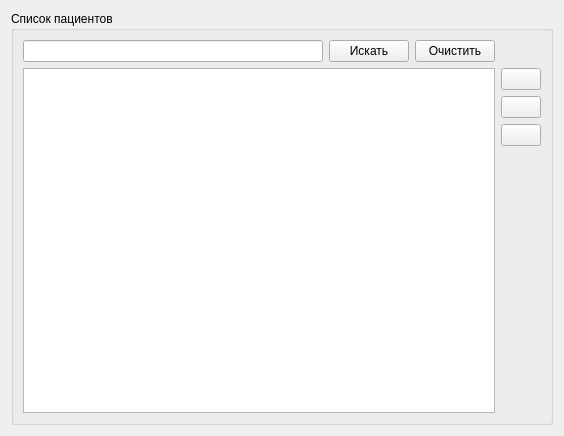
<?xml version="1.0" encoding="UTF-8"?>
<ui version="4.0">
 <class>PatientsWidget</class>
 <widget class="QWidget" name="PatientsWidget">
  <property name="geometry">
   <rect>
    <x>0</x>
    <y>0</y>
    <width>564</width>
    <height>436</height>
   </rect>
  </property>
  <property name="windowTitle">
   <string>Form</string>
  </property>
  <layout class="QVBoxLayout" name="verticalLayout_2">
   <item>
    <widget class="QGroupBox" name="groupBox">
     <property name="title">
      <string>Список пациентов</string>
     </property>
     <layout class="QGridLayout" name="gridLayout">
      <item row="0" column="0">
       <layout class="QHBoxLayout" name="horizontalLayout">
        <item>
         <widget class="QLineEdit" name="m_searchline"/>
        </item>
        <item>
         <widget class="QPushButton" name="m_find">
          <property name="text">
           <string>Искать</string>
          </property>
         </widget>
        </item>
        <item>
         <widget class="QPushButton" name="m_clear">
          <property name="text">
           <string>Очистить</string>
          </property>
         </widget>
        </item>
       </layout>
      </item>
      <item row="1" column="1">
       <layout class="QVBoxLayout" name="verticalLayout">
        <item>
         <widget class="QPushButton" name="m_addPatient">
          <property name="type" stdset="0">
           <string>add</string>
          </property>
         </widget>
        </item>
        <item>
         <widget class="QPushButton" name="m_editPatient">
          <property name="type" stdset="0">
           <string>edit</string>
          </property>
         </widget>
        </item>
        <item>
         <widget class="QPushButton" name="m_deletePatient">
          <property name="type" stdset="0">
           <string>remove</string>
          </property>
         </widget>
        </item>
        <item>
         <spacer name="verticalSpacer">
          <property name="orientation">
           <enum>Qt::Vertical</enum>
          </property>
          <property name="sizeHint" stdset="0">
           <size>
            <width>20</width>
            <height>40</height>
           </size>
          </property>
         </spacer>
        </item>
       </layout>
      </item>
      <item row="1" column="0">
       <widget class="QTableView" name="m_view">
        <property name="selectionBehavior">
         <enum>QAbstractItemView::SelectRows</enum>
        </property>
        <attribute name="horizontalHeaderHighlightSections">
         <bool>false</bool>
        </attribute>
        <attribute name="verticalHeaderVisible">
         <bool>false</bool>
        </attribute>
        <attribute name="verticalHeaderHighlightSections">
         <bool>false</bool>
        </attribute>
       </widget>
      </item>
     </layout>
    </widget>
   </item>
  </layout>
 </widget>
 <resources/>
 <connections/>
</ui>
